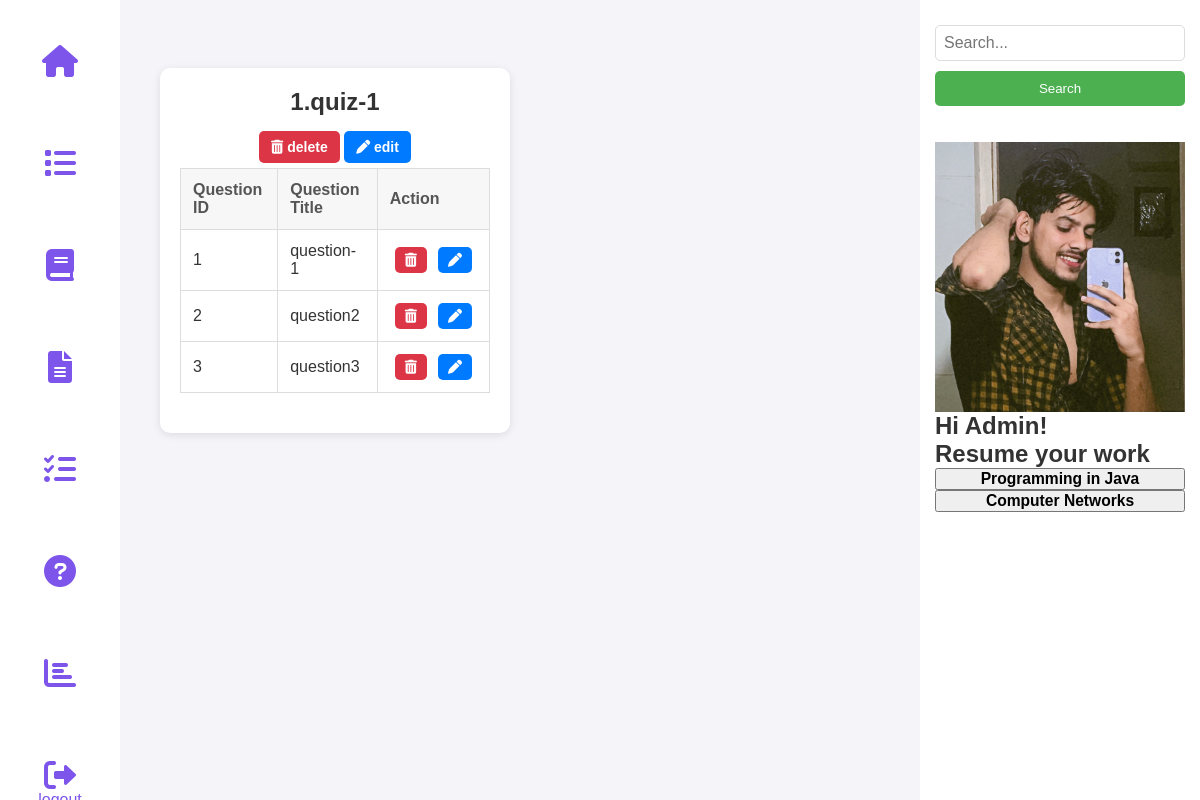
/view_quiz (signed in), run on an earlier commit of the app's database.
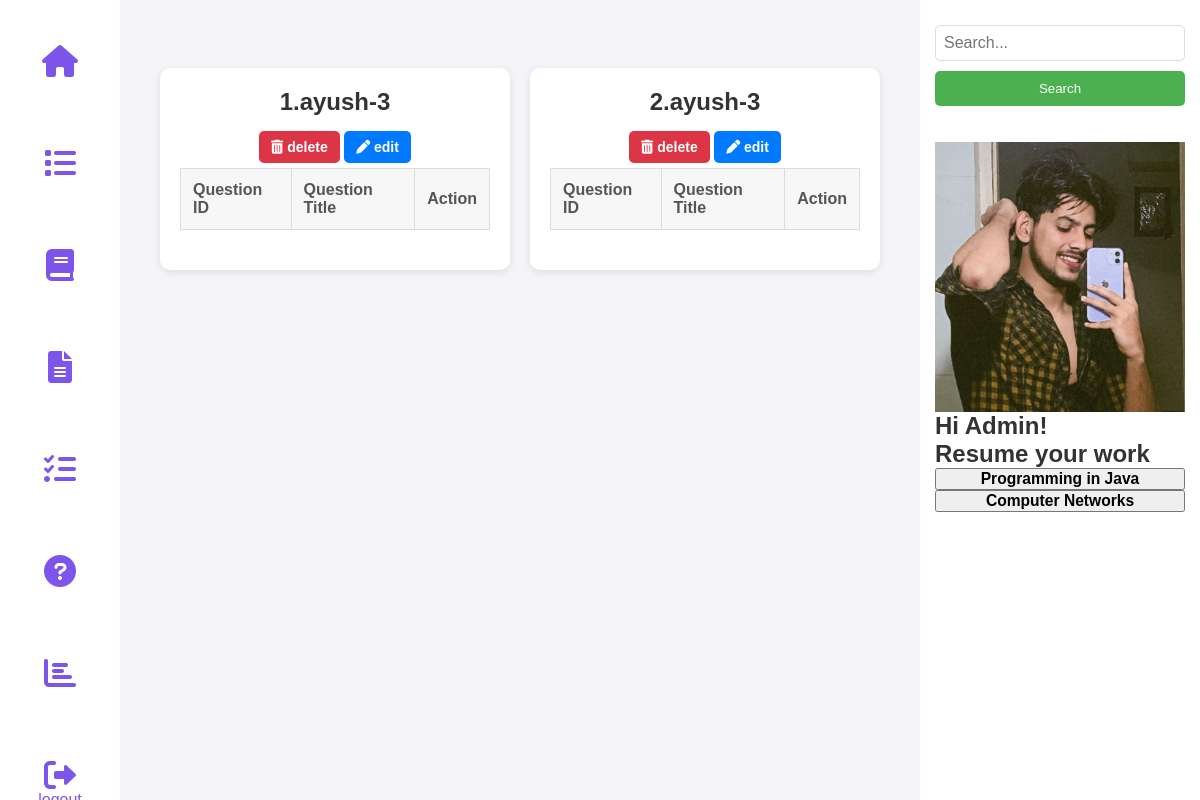
And on a later commit of the database.
### tables this page shows
CREATE TABLE QUIZES(
    id INTEGER PRIMARY KEY AUTOINCREMENT,
    quiz_name TEXT NOT NULL,
    chapter_id INTEGER NOT NULL,
    date TEXT NOT NULL,
    duration INTEGER NOT NULL,
    FOREIGN KEY(chapter_id) REFERENCES CHAPTERS(id) on DELETE CASCADE ON UPDATE CASCADE
    );

CREATE TABLE QUESTIONS(
    id INTEGER PRIMARY KEY AUTOINCREMENT,
    question_title TEXT NOT NULL,
    question TEXT NOT NULL,
    option1 TEXT NOT NULL,
    option2 TEXT NOT NULL,
    option3 TEXT NOT NULL,
    option4 TEXT NOT NULL,
    answer TEXT NOT NULL,
    quiz_id INTEGER NOT NULL,
    FOREIGN KEY(quiz_id) REFERENCES QUIZES(id) on DELETE CASCADE ON UPDATE CASCADE
    );

### controllers/admin.py (the view)
@admin_bp.route('/view_quiz')
def view_quiz():
    if 'admin' not in session:
        return redirect(url_for('auth.admin_login'))
    conn = get_db_connection()
    cursor = conn.cursor()
    cursor.execute("SELECT id, quiz_name FROM QUIZES")
    quizzes = cursor.fetchall()
    cursor.execute("SELECT id, quiz_id, question_title FROM QUESTIONS")
    questions = cursor.fetchall()
    conn.close()
    quiz_dict = {quiz[0]: {"id": quiz[0], "name": quiz[1], "questions": []} for quiz in quizzes}
    for question_id, quiz_id, question_title in questions:
        if quiz_id in quiz_dict:
            quiz_dict[quiz_id]["questions"].append({
                "id": question_id,
                "question_title": question_title
            })
    return render_template('admin/view_quiz.html', quizes=quiz_dict.values())

### models/setup_db.py (called while the page is built)
def get_db_connection():
    try:
        conn = sqlite3.connect(DB_PATH)
        conn.execute("PRAGMA foreign_keys = ON;")
        return conn
    except sqlite3.Error as e:
        print(f"❌ Database connection failed: {e}")
        return None

### templates/admin/view_quiz.html (shortened to what this page needs)
<!DOCTYPE html>
<html lang="en">
<head>
    <link rel="stylesheet" href="https://cdnjs.cloudflare.com/ajax/libs/font-awesome/6.0.0/css/all.min.css">
    <link rel="stylesheet" href="{{ url_for('static', filename='admin.css') }}">
</head>
<body>
    <nav class="nav">
        <div class="nav-left">
            <a href="{{ url_for('admin.admin_dashboard') }}"><button class="nav-button"><i
                        class="fas fa-home fa-2x"></i></button></a>
            <a href="{{ url_for('admin.view_quiz') }}"><button class="nav-button"><i
                        class="fas fa-list fa-2x"></i></button></a>
            <a href="{{ url_for('admin.add_subject') }}"><button class="nav-button"><i
                        class="fas fa-book fa-2x"></i></button></a>
            <a href="{{ url_for('admin.add_chapter') }}"><button class="nav-button"><i
                        class="fas fa-file-alt fa-2x"></i></button></a>
            <a href="{{ url_for('admin.add_quiz') }}"><button class="nav-button"><i
                        class="fas fa-tasks fa-2x"></i></button></a>
            <a href="{{ url_for('admin.add_question') }}"><button class="nav-button"><i
                        class="fas fa-question-circle fa-2x"></i></button></a>
            <a href="{{ url_for('admin.admin_summary') }}"><button class="nav-button"><i
                        class="fas fa-chart-bar fa-2x"></i></button></a>
            <a href="{{ url_for('auth.logout') }}"><button class="nav-button"><i
                        class="fas fa-sign-out-alt fa-2x"></i>logout</button></a>
        </div>
    </nav>
    <nav class="nav2">
        <div class="nav-right">
            <form method="GET" action="{{ url_for('admin.search_admin') }}">
                <input type="text" name="query" class="search-bar" placeholder="Search...">
                <button type="submit" class="search-button">Search</button>
            </form>
            <br><br>
            <img src="{{ url_for('static', filename='ayush.jpeg') }}" alt="Admin Profile" class="profile">
            <h1>Hi Admin!</h1>
            <h2>Resume your work</h2>
            <button class="options">
                <h3>Programming in Java</h3>
            </button>
            <button class="options">
                <h3>Computer Networks</h3>
            </button>
        </div>
    </nav>
    <div class="container2">
        {% for quiz in quizes %}
        <div class="quiz-box">
            <h1>{{quiz.id}}.{{ quiz.name }}</h1>
            <a href="{{ url_for('admin.delete_quiz', quiz_id=quiz.id) }}" class="delete-button"><i class="fas fa-trash-alt"></i> delete</a>
            <a href="{{ url_for('admin.edit_quiz', quiz_id=quiz.id) }}">
                <button class="edit-btn"><i class="fas fa-pen"></i> edit</button>
            </a>
            <table border="1">
                <thead>
                    <tr>
                        <th>Question ID</th>
                        <th>Question Title</th>
                        <th>Action</th>
                    </tr>
                </thead>
                <tbody>
                    {% for question in quiz.questions %}
                    <tr>
                        <td>{{ question.id }}</td>
                        <td>{{ question.question_title }}</td>
                        <td>
                            <div class="button-group">
                                <a href="{{ url_for('admin.delete_question', question_id=question.id) }}"
                                    class="delete-button"><i class="fas fa-trash-alt"></i> </a>
                                <a href="{{ url_for('admin.edit_question', question_id=question.id) }}">
                                    <button class="edit-btn"><i class="fas fa-pen"></i> </button>
                                </a>
                            </div>
                        </td>
                    </tr>
                    {% endfor %}
                </tbody>
            </table>
        </div>
        {% else %}
        <p>No quizes available.</p>
        {% endfor %}
    </div>
</body>
</html>

What changed in the data, as far as the page shows it:
removed QUESTIONS: id "1", question_title "question-1", shown under QUIZES id 1
removed QUESTIONS: id "2", question_title "question2", shown under QUIZES id 1
removed QUESTIONS: id "3", question_title "question3", shown under QUIZES id 1
changed QUIZES id 1: name "quiz-1" → "ayush-3"
added QUIZES: id "2", name "ayush-3"
